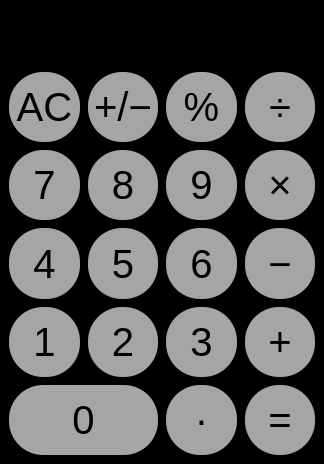
<?xml version="1.0" encoding="UTF-8"?>
<ui version="4.0">
 <class>MainWindow</class>
 <widget class="QMainWindow" name="MainWindow">
  <property name="geometry">
   <rect>
    <x>0</x>
    <y>0</y>
    <width>324</width>
    <height>464</height>
   </rect>
  </property>
  <property name="sizePolicy">
   <sizepolicy hsizetype="MinimumExpanding" vsizetype="MinimumExpanding">
    <horstretch>0</horstretch>
    <verstretch>0</verstretch>
   </sizepolicy>
  </property>
  <property name="windowTitle">
   <string>MainWindow</string>
  </property>
  <property name="styleSheet">
   <string notr="true">* {
	background-color: #000000;
}

#expression {
    font-size: 50px; 
	text-align: right;
    font-family: arial;
	height: 50px;
}

QPushButton {
    background-color: #a5a5a5;
	color: black;
    border-radius: 34px;      
    font-size: 40px; 
    font-family: arial;;
    color: #000000;            
    width: 70px;          
    height: 70px;            
}


QPushButton[button_type=&quot;operator&quot;] {
    background-color: #ff9f0a;
	color: white;
}

QPushButton[button_type=&quot;number&quot;] {
    background-color: #333333;
	color: white;
}

QPushButton[isSelected=true] {
    background-color: white;
	color: #ff9f0a;
}

QPushButton:hover {
    background-color: #d0d0d0;        /* Change background on hover */
}

QPushButton:pressed {
    background-color: #b0b0b0;        /* Change background on press */
}</string>
  </property>
  <property name="tabShape">
   <enum>QTabWidget::TabShape::Rounded</enum>
  </property>
  <widget class="QWidget" name="centralwidget">
   <property name="sizePolicy">
    <sizepolicy hsizetype="MinimumExpanding" vsizetype="MinimumExpanding">
     <horstretch>0</horstretch>
     <verstretch>0</verstretch>
    </sizepolicy>
   </property>
   <layout class="QVBoxLayout" name="verticalLayout">
    <item>
     <widget class="QLabel" name="expression">
      <property name="layoutDirection">
       <enum>Qt::LayoutDirection::LeftToRight</enum>
      </property>
      <property name="text">
       <string>0</string>
      </property>
      <property name="alignment">
       <set>Qt::AlignmentFlag::AlignRight|Qt::AlignmentFlag::AlignTrailing|Qt::AlignmentFlag::AlignVCenter</set>
      </property>
     </widget>
    </item>
    <item>
     <layout class="QGridLayout" name="gridLayout">
      <property name="sizeConstraint">
       <enum>QLayout::SizeConstraint::SetNoConstraint</enum>
      </property>
      <property name="spacing">
       <number>8</number>
      </property>
      <item row="1" column="3">
       <widget class="QPushButton" name="multiply_button">
        <property name="sizePolicy">
         <sizepolicy hsizetype="MinimumExpanding" vsizetype="MinimumExpanding">
          <horstretch>0</horstretch>
          <verstretch>0</verstretch>
         </sizepolicy>
        </property>
        <property name="minimumSize">
         <size>
          <width>0</width>
          <height>0</height>
         </size>
        </property>
        <property name="text">
         <string>×</string>
        </property>
        <property name="button_type" stdset="0">
         <string>operator</string>
        </property>
        <property name="isSelected" stdset="0">
         <bool>false</bool>
        </property>
       </widget>
      </item>
      <item row="5" column="0" colspan="2">
       <widget class="QPushButton" name="button_0">
        <property name="sizePolicy">
         <sizepolicy hsizetype="MinimumExpanding" vsizetype="MinimumExpanding">
          <horstretch>0</horstretch>
          <verstretch>0</verstretch>
         </sizepolicy>
        </property>
        <property name="text">
         <string>0</string>
        </property>
        <property name="button_type" stdset="0">
         <string>number</string>
        </property>
       </widget>
      </item>
      <item row="5" column="3">
       <widget class="QPushButton" name="equals_button">
        <property name="sizePolicy">
         <sizepolicy hsizetype="MinimumExpanding" vsizetype="MinimumExpanding">
          <horstretch>0</horstretch>
          <verstretch>0</verstretch>
         </sizepolicy>
        </property>
        <property name="minimumSize">
         <size>
          <width>0</width>
          <height>0</height>
         </size>
        </property>
        <property name="text">
         <string>=</string>
        </property>
        <property name="button_type" stdset="0">
         <string>operator</string>
        </property>
       </widget>
      </item>
      <item row="0" column="0">
       <widget class="QPushButton" name="ac_button">
        <property name="enabled">
         <bool>true</bool>
        </property>
        <property name="sizePolicy">
         <sizepolicy hsizetype="MinimumExpanding" vsizetype="MinimumExpanding">
          <horstretch>0</horstretch>
          <verstretch>0</verstretch>
         </sizepolicy>
        </property>
        <property name="text">
         <string>AC</string>
        </property>
       </widget>
      </item>
      <item row="5" column="2">
       <widget class="QPushButton" name="period_button">
        <property name="sizePolicy">
         <sizepolicy hsizetype="MinimumExpanding" vsizetype="MinimumExpanding">
          <horstretch>0</horstretch>
          <verstretch>0</verstretch>
         </sizepolicy>
        </property>
        <property name="text">
         <string>·</string>
        </property>
        <property name="button_type" stdset="0">
         <string>number</string>
        </property>
       </widget>
      </item>
      <item row="1" column="1">
       <widget class="QPushButton" name="button_8">
        <property name="sizePolicy">
         <sizepolicy hsizetype="MinimumExpanding" vsizetype="MinimumExpanding">
          <horstretch>0</horstretch>
          <verstretch>0</verstretch>
         </sizepolicy>
        </property>
        <property name="text">
         <string>8</string>
        </property>
        <property name="button_type" stdset="0">
         <string>number</string>
        </property>
       </widget>
      </item>
      <item row="1" column="0">
       <widget class="QPushButton" name="button_7">
        <property name="sizePolicy">
         <sizepolicy hsizetype="MinimumExpanding" vsizetype="MinimumExpanding">
          <horstretch>0</horstretch>
          <verstretch>0</verstretch>
         </sizepolicy>
        </property>
        <property name="text">
         <string>7</string>
        </property>
        <property name="button_type" stdset="0">
         <string>number</string>
        </property>
       </widget>
      </item>
      <item row="1" column="2">
       <widget class="QPushButton" name="button_9">
        <property name="sizePolicy">
         <sizepolicy hsizetype="MinimumExpanding" vsizetype="MinimumExpanding">
          <horstretch>0</horstretch>
          <verstretch>0</verstretch>
         </sizepolicy>
        </property>
        <property name="text">
         <string>9</string>
        </property>
        <property name="button_type" stdset="0">
         <string>number</string>
        </property>
       </widget>
      </item>
      <item row="2" column="0">
       <widget class="QPushButton" name="button_4">
        <property name="sizePolicy">
         <sizepolicy hsizetype="MinimumExpanding" vsizetype="MinimumExpanding">
          <horstretch>0</horstretch>
          <verstretch>0</verstretch>
         </sizepolicy>
        </property>
        <property name="text">
         <string>4</string>
        </property>
        <property name="button_type" stdset="0">
         <string>number</string>
        </property>
       </widget>
      </item>
      <item row="3" column="2">
       <widget class="QPushButton" name="button_3">
        <property name="sizePolicy">
         <sizepolicy hsizetype="MinimumExpanding" vsizetype="MinimumExpanding">
          <horstretch>0</horstretch>
          <verstretch>0</verstretch>
         </sizepolicy>
        </property>
        <property name="text">
         <string>3</string>
        </property>
        <property name="button_type" stdset="0">
         <string>number</string>
        </property>
       </widget>
      </item>
      <item row="0" column="2">
       <widget class="QPushButton" name="percent_button">
        <property name="sizePolicy">
         <sizepolicy hsizetype="MinimumExpanding" vsizetype="MinimumExpanding">
          <horstretch>0</horstretch>
          <verstretch>0</verstretch>
         </sizepolicy>
        </property>
        <property name="text">
         <string>%</string>
        </property>
       </widget>
      </item>
      <item row="2" column="1">
       <widget class="QPushButton" name="button_5">
        <property name="sizePolicy">
         <sizepolicy hsizetype="MinimumExpanding" vsizetype="MinimumExpanding">
          <horstretch>0</horstretch>
          <verstretch>0</verstretch>
         </sizepolicy>
        </property>
        <property name="text">
         <string>5</string>
        </property>
        <property name="button_type" stdset="0">
         <string>number</string>
        </property>
       </widget>
      </item>
      <item row="0" column="3">
       <widget class="QPushButton" name="divide_button">
        <property name="sizePolicy">
         <sizepolicy hsizetype="MinimumExpanding" vsizetype="MinimumExpanding">
          <horstretch>0</horstretch>
          <verstretch>0</verstretch>
         </sizepolicy>
        </property>
        <property name="minimumSize">
         <size>
          <width>0</width>
          <height>0</height>
         </size>
        </property>
        <property name="text">
         <string>÷</string>
        </property>
        <property name="button_type" stdset="0">
         <string>operator</string>
        </property>
        <property name="isSelected" stdset="0">
         <bool>false</bool>
        </property>
       </widget>
      </item>
      <item row="3" column="3">
       <widget class="QPushButton" name="add_button">
        <property name="sizePolicy">
         <sizepolicy hsizetype="MinimumExpanding" vsizetype="MinimumExpanding">
          <horstretch>0</horstretch>
          <verstretch>0</verstretch>
         </sizepolicy>
        </property>
        <property name="minimumSize">
         <size>
          <width>0</width>
          <height>0</height>
         </size>
        </property>
        <property name="text">
         <string>+</string>
        </property>
        <property name="button_type" stdset="0">
         <string>operator</string>
        </property>
        <property name="isSelected" stdset="0">
         <bool>false</bool>
        </property>
       </widget>
      </item>
      <item row="3" column="0">
       <widget class="QPushButton" name="button_1">
        <property name="sizePolicy">
         <sizepolicy hsizetype="MinimumExpanding" vsizetype="MinimumExpanding">
          <horstretch>0</horstretch>
          <verstretch>0</verstretch>
         </sizepolicy>
        </property>
        <property name="text">
         <string>1</string>
        </property>
        <property name="button_type" stdset="0">
         <string>number</string>
        </property>
       </widget>
      </item>
      <item row="2" column="2">
       <widget class="QPushButton" name="button_6">
        <property name="sizePolicy">
         <sizepolicy hsizetype="MinimumExpanding" vsizetype="MinimumExpanding">
          <horstretch>0</horstretch>
          <verstretch>0</verstretch>
         </sizepolicy>
        </property>
        <property name="text">
         <string>6</string>
        </property>
        <property name="button_type" stdset="0">
         <string>number</string>
        </property>
       </widget>
      </item>
      <item row="3" column="1">
       <widget class="QPushButton" name="button_2">
        <property name="sizePolicy">
         <sizepolicy hsizetype="MinimumExpanding" vsizetype="MinimumExpanding">
          <horstretch>0</horstretch>
          <verstretch>0</verstretch>
         </sizepolicy>
        </property>
        <property name="text">
         <string>2</string>
        </property>
        <property name="button_type" stdset="0">
         <string>number</string>
        </property>
       </widget>
      </item>
      <item row="2" column="3">
       <widget class="QPushButton" name="subtract_button">
        <property name="sizePolicy">
         <sizepolicy hsizetype="MinimumExpanding" vsizetype="MinimumExpanding">
          <horstretch>0</horstretch>
          <verstretch>0</verstretch>
         </sizepolicy>
        </property>
        <property name="minimumSize">
         <size>
          <width>0</width>
          <height>0</height>
         </size>
        </property>
        <property name="text">
         <string>−</string>
        </property>
        <property name="flat">
         <bool>false</bool>
        </property>
        <property name="button_type" stdset="0">
         <string>operator</string>
        </property>
        <property name="isSelected" stdset="0">
         <bool>false</bool>
        </property>
       </widget>
      </item>
      <item row="0" column="1">
       <widget class="QPushButton" name="plus_minus_button">
        <property name="sizePolicy">
         <sizepolicy hsizetype="MinimumExpanding" vsizetype="MinimumExpanding">
          <horstretch>0</horstretch>
          <verstretch>0</verstretch>
         </sizepolicy>
        </property>
        <property name="text">
         <string>+/−</string>
        </property>
       </widget>
      </item>
     </layout>
    </item>
   </layout>
  </widget>
 </widget>
 <resources/>
 <connections/>
</ui>
